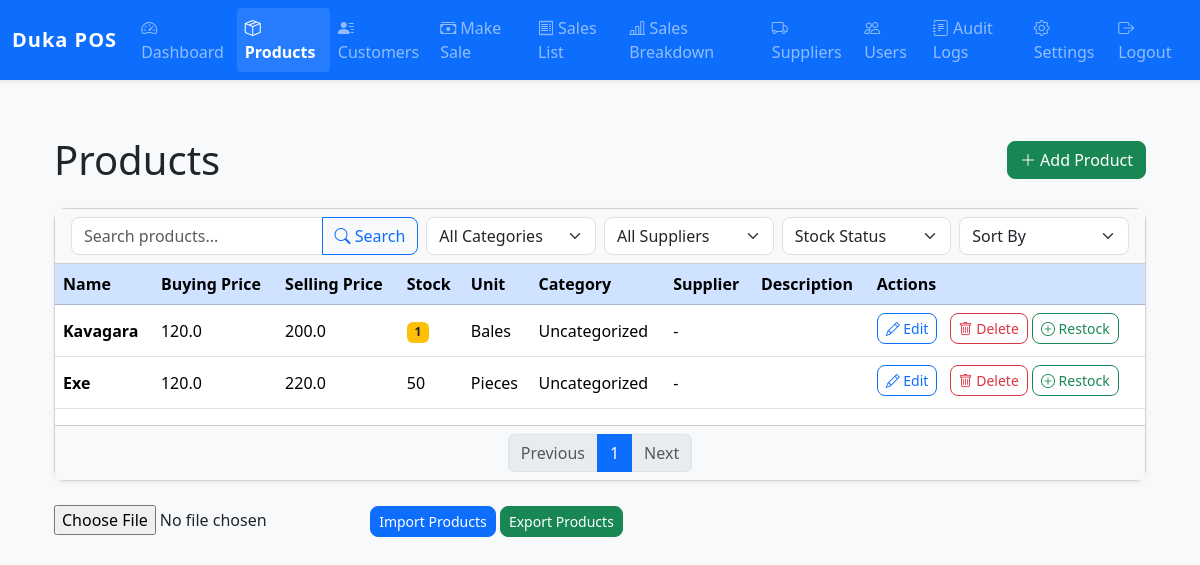
The page /products (signed in) on the database its author committed.
### models.py (models this page shows, shortened)
class Product(db.Model):
    id = db.Column(db.Integer, primary_key=True)
    name = db.Column(db.String(100), nullable=False)
    buying_price = db.Column(db.Float, nullable=False, default=0.0)
    selling_price = db.Column(db.Float, nullable=False, default=0.0)
    stock = db.Column(db.Integer, nullable=False)
    unit = db.Column(db.String(50))
    category_id = db.Column(db.Integer, db.ForeignKey('category.id'))
    category = db.relationship('Category', backref='products')
    supplier_id = db.Column(db.Integer, db.ForeignKey('supplier.id'))
    image = db.Column(db.String(200))
    barcode = db.Column(db.String(100))
    description = db.Column(db.Text)
    histories = db.relationship('ProductHistory', backref='product', lazy=True)

### app.py (the view)
@app.route('/products', methods=['GET', 'POST'])
@login_required()
def products_page():
    can_edit = session.get('role') == 'admin'
    search = request.args.get('search', '')
    category_id = request.args.get('category', type=int)
    supplier_id = request.args.get('supplier', type=int)
    stock_status = request.args.get('stock_status', '')
    sort = request.args.get('sort', '')
    page = request.args.get('page', 1, type=int)
    per_page = 10
    query = Product.query
    if search:
        query = query.filter(
            (Product.name.ilike(f'%{search}%')) |
            (Product.barcode.ilike(f'%{search}%')) |
            (Product.description.ilike(f'%{search}%'))
        )
    if category_id:
        query = query.filter(Product.category_id == category_id)
    if supplier_id:
        query = query.filter(Product.supplier_id == supplier_id)
    if stock_status == 'low':
        query = query.filter(Product.stock < 5)
    elif stock_status == 'out':
        query = query.filter(Product.stock == 0)
    if sort == 'name':
        query = query.order_by(Product.name)
    elif sort == 'price':
        query = query.order_by(Product.selling_price)
    elif sort == 'stock':
        query = query.order_by(Product.stock)
    products = query.paginate(page=page, per_page=per_page)
    categories = Category.query.all()
    suppliers = Supplier.query.all()
    units = ['KGs', 'Grams', 'Liters', 'Milliliters', 'Pieces', 'Bales', 'Packs', 'Boxes', 'Cartons', 'Dozens', 'Meters', 'Rolls', 'Bottles', 'Bags', 'Trays']
    return render_template('products.html',
        products=products,
        categories=categories,
        suppliers=suppliers,
        units=units,
        can_edit=can_edit,
        search=search,
        category_id=category_id,
        supplier_id=supplier_id,
        stock_status=stock_status,
        sort=sort,
        threshold=5  # For low stock badge
    )

### app.py (called while the page is built)
def login_required(role=None):
    def decorator(f):
        from functools import wraps
        @wraps(f)
        def decorated_function(*args, **kwargs):
            if 'user_id' not in session:
                return redirect(url_for('login'))
            if role and session.get('role') != role:
                flash('You do not have permission to access this page.', 'danger')
                return redirect(url_for('home'))
            return f(*args, **kwargs)
        return decorated_function
    return decorator

@app.context_processor
def inject_business_details():
    keys = ['business_name', 'business_address', 'business_contact', 'tax_info', 'business_email', 'website', 'receipt_footer', 'business_logo']
    settings = {key: Setting.query.filter_by(key=key).first() for key in keys}
    return dict(business_settings=settings)

### templates/products.html (shortened to what this page needs)
{% extends "base.html" %}
{% block content %}
<div class="container-fluid">
    <div class="d-flex justify-content-between align-items-center mb-4 flex-wrap">
        <h1 class="mb-0">Products</h1>
        {% if can_edit %}
        <a href="{{ url_for('add_product') }}" class="btn btn-success mt-2 mt-md-0">
            <i class="bi bi-plus-lg"></i> Add Product
        </a>
        {% endif %}
    </div>
    <div class="card shadow-sm mb-4">
        <div class="card-header bg-light sticky-top">
            <form class="row g-2 align-items-center" method="get">
                <div class="col-md-4">
                    <div class="input-group">
                        <input type="text" class="form-control" name="search" placeholder="Search products..." value="{{ search }}">
                        <button type="submit" class="btn btn-outline-primary"><i class="bi bi-search"></i> Search</button>
                    </div>
                </div>
                <div class="col-md-2">
                    <select class="form-select" name="category">
                        <option value="">All Categories</option>
                    </select>
                </div>
                <div class="col-md-2">
                    <select class="form-select" name="supplier">
                        <option value="">All Suppliers</option>
                    </select>
                </div>
                <div class="col-md-2">
                    <select class="form-select" name="stock_status">
                        <option value="">Stock Status</option>
                    </select>
                </div>
                <div class="col-md-2">
                    <select class="form-select" name="sort">
                        <option value="">Sort By</option>
                    </select>
                </div>
            </form>
        </div>
        <div class="card-body p-0">
            <div class="table-responsive">
                <table class="table table-hover align-middle mb-0">
                    <thead class="table-primary">
                        <tr>
                            <th>Name</th>
                            <th>Buying Price</th>
                            <th>Selling Price</th>
                            <th>Stock</th>
                            <th>Unit</th>
                            <th>Category</th>
                            <th>Supplier</th>
                            <th>Description</th>
                            {% if can_edit %}
                                <th style="min-width: 180px;">Actions</th>
                            {% endif %}
                        </tr>
                    </thead>
                    <tbody>
                        {% for product in products.items %}
                        <tr>
                            <td class="fw-bold">{{ product.name }}</td>
                            <td>{{ product.buying_price }}</td>
                            <td>{{ product.selling_price }}</td>
                            <td>
                                {% if product.stock <= threshold %}
                                    <span class="badge bg-warning text-dark">{{ product.stock }}</span>
                                {% else %}
                                    {{ product.stock }}
                                {% endif %}
                            </td>
                            <td>{{ product.unit }}</td>
                            <td>{{ product.category.name if product.category else 'Uncategorized' }}</td>
                            <td>{{ product.supplier.name if product.supplier else '-' }}</td>
                            <td>{{ product.description }}</td>
                            {% if can_edit %}
                            <td style="min-width: 180px;">
                                <a href="{{ url_for('edit_product_page', product_id=product.id) }}" class="btn btn-sm btn-outline-primary me-2 mb-1"><i class="bi bi-pencil"></i> Edit</a>
                                <a href="{{ url_for('delete_product_page', product_id=product.id) }}" class="btn btn-sm btn-outline-danger mb-1" onclick="return confirm('Delete this product?');"><i class="bi bi-trash"></i> Delete</a>
                                {% if session.get('role') == 'admin' %}
                                <a href="{{ url_for('restock_product', product_id=product.id) }}" class="btn btn-sm btn-outline-success mb-1"><i class="bi bi-plus-circle"></i> Restock</a>
                                {% endif %}
                            </td>
                            {% endif %}
                        </tr>
                        {% endfor %}
                    </tbody>
                </table>
            </div>
        </div>
        <div class="card-footer bg-light">
            <nav>
                <ul class="pagination justify-content-center mb-0">
                    {% if products.has_prev %}
                        <li class="page-item"><a class="page-link" href="{{ url_for('products_page', page=products.prev_num) }}">Previous</a></li>
                    {% else %}
                        <li class="page-item disabled"><span class="page-link">Previous</span></li>
                    {% endif %}
                    <li class="page-item active"><span class="page-link">{{ products.page }}</span></li>
                    {% if products.has_next %}
                        <li class="page-item"><a class="page-link" href="{{ url_for('products_page', page=products.next_num) }}">Next</a></li>
                    {% else %}
                        <li class="page-item disabled"><span class="page-link">Next</span></li>
                    {% endif %}
                </ul>
            </nav>
        </div>
    </div>
    <form action="{{ url_for('import_products') }}" method="post" enctype="multipart/form-data" class="mb-3">
        <input type="file" name="csv" accept=".csv" required>
        <button type="submit" class="btn btn-primary btn-sm">Import Products</button>
        <a href="{{ url_for('export_products') }}" class="btn btn-success btn-sm">Export Products</a>
    </form>
</div>
{% endblock %}

### templates/base.html (shortened to what this page needs)
<!DOCTYPE html>
<html lang="en">
<head>
    <link href="https://cdn.jsdelivr.net/npm/bootstrap@5.3.2/dist/css/bootstrap.min.css" rel="stylesheet">
    <link href="https://cdn.jsdelivr.net/npm/bootstrap-icons@1.11.3/font/bootstrap-icons.css" rel="stylesheet">
</head>
<body>
    <nav class="navbar navbar-expand-lg navbar-dark bg-primary shadow-sm sticky-top">
        <div class="container-fluid">
            <a class="navbar-brand" href="{{ url_for('home') }}">
                Duka POS
            </a>
            <div class="collapse navbar-collapse" id="navbarNav">
                <ul class="navbar-nav ms-auto">
                    {% if session.get('user_id') %}
                        {% if session.get('role') == 'admin' %}
                            <li class="nav-item">
                                <a class="nav-link {% if request.endpoint == 'admin_dashboard' %}active{% endif %}" href="{{ url_for('admin_dashboard') }}">
                                    <i class="bi bi-speedometer2"></i> Dashboard
                                </a>
                            </li>
                        {% endif %}
                        <li class="nav-item">
                            <a class="nav-link {% if request.endpoint == 'products_page' %}active{% endif %}" href="{{ url_for('products_page') }}">
                                <i class="bi bi-box-seam"></i> Products
                            </a>
                        </li>
                        <li class="nav-item">
                            <a class="nav-link {% if request.endpoint == 'customers_list' %}active{% endif %}" href="{{ url_for('customers_list') }}">
                                <i class="bi bi-person-lines-fill"></i> Customers
                            </a>
                        </li>
                        <li class="nav-item">
                            <a class="nav-link {% if request.endpoint == 'make_sale' %}active{% endif %}" href="{{ url_for('make_sale') }}">
                                <i class="bi bi-cash-stack"></i> Make Sale
                            </a>
                        </li>
                        <li class="nav-item">
                            <a class="nav-link {% if request.endpoint == 'sales_list' %}active{% endif %}" href="{{ url_for('sales_list') }}">
                                <i class="bi bi-receipt"></i> Sales List
                            </a>
                        </li>
                        {% if session.get('role') != 'staff' %}
                        <li class="nav-item">
                            <a class="nav-link {% if request.endpoint == 'sales_breakdown' %}active{% endif %}" href="{{ url_for('sales_breakdown') }}">
                                <i class="bi bi-bar-chart-line"></i> Sales Breakdown
                            </a>
                        </li>
                        <li class="nav-item">
                            <a class="nav-link {% if request.endpoint == 'suppliers_list' %}active{% endif %}" href="{{ url_for('suppliers_list') }}">
                                <i class="bi bi-truck"></i> Suppliers
                            </a>
                        </li>
                        {% endif %}
                        {% if session.get('role') == 'admin' %}
                            <li class="nav-item">
                                <a class="nav-link {% if request.endpoint == 'user_list' %}active{% endif %}" href="{{ url_for('user_list') }}">
                                    <i class="bi bi-people"></i> Users
                                </a>
                            </li>
                            <li class="nav-item">
                                <a class="nav-link {% if request.endpoint == 'audit_logs' %}active{% endif %}" href="{{ url_for('audit_logs') }}">
                                    <i class="bi bi-journal-text"></i> Audit Logs
                                </a>
                            </li>
                            <li class="nav-item">
                                <a class="nav-link {% if request.endpoint == 'system_settings' %}active{% endif %}" href="{{ url_for('system_settings') }}">
                                    <i class="bi bi-gear"></i> Settings
                                </a>
                            </li>
                        {% endif %}
                        <li class="nav-item">
                            <a class="nav-link" href="{{ url_for('logout') }}">
                                <i class="bi bi-box-arrow-right"></i> Logout
                            </a>
                        </li>
                    {% endif %}
                </ul>
            </div>
        </div>
    </nav>
    <main class="pt-4">
        <div class="container">
            <div class="toast-container position-fixed top-0 end-0 p-3">
            </div>
            {% block content %}{% endblock %}
        </div>
    </main>
</body>
</html>

### templates/base.html (style rules this page uses)
body { background-color: #f8f9fa; font-family: 'Segoe UI', 'Roboto', Arial, sans-serif; }
.navbar-brand { font-weight: bold; letter-spacing: 1px; display: flex; align-items: center; }
.container { margin-top: 2rem; }
.nav-link.active, .nav-link:focus { font-weight: bold; color: #fff !important; background: rgba(255,255,255,0.1); border-radius: 0.25rem; }
.toast-container { position: fixed; top: 1rem; right: 1rem; z-index: 1080; }
.card { border-radius: 0.75rem; }
.btn, .form-control, .form-select { border-radius: 0.5rem; }
.table-responsive { margin-bottom: 1rem; }

### rows shown on the page
Product: name "Kavagara", buying_price "120.0", selling_price "200.0", stock "1", unit "Bales", category "Uncategorized", supplier "-"
Product: name "Exe", buying_price "120.0", selling_price "220.0", stock "50", unit "Pieces", category "Uncategorized", supplier "-"

### other values the page prints
{{ products.page }} "1"
